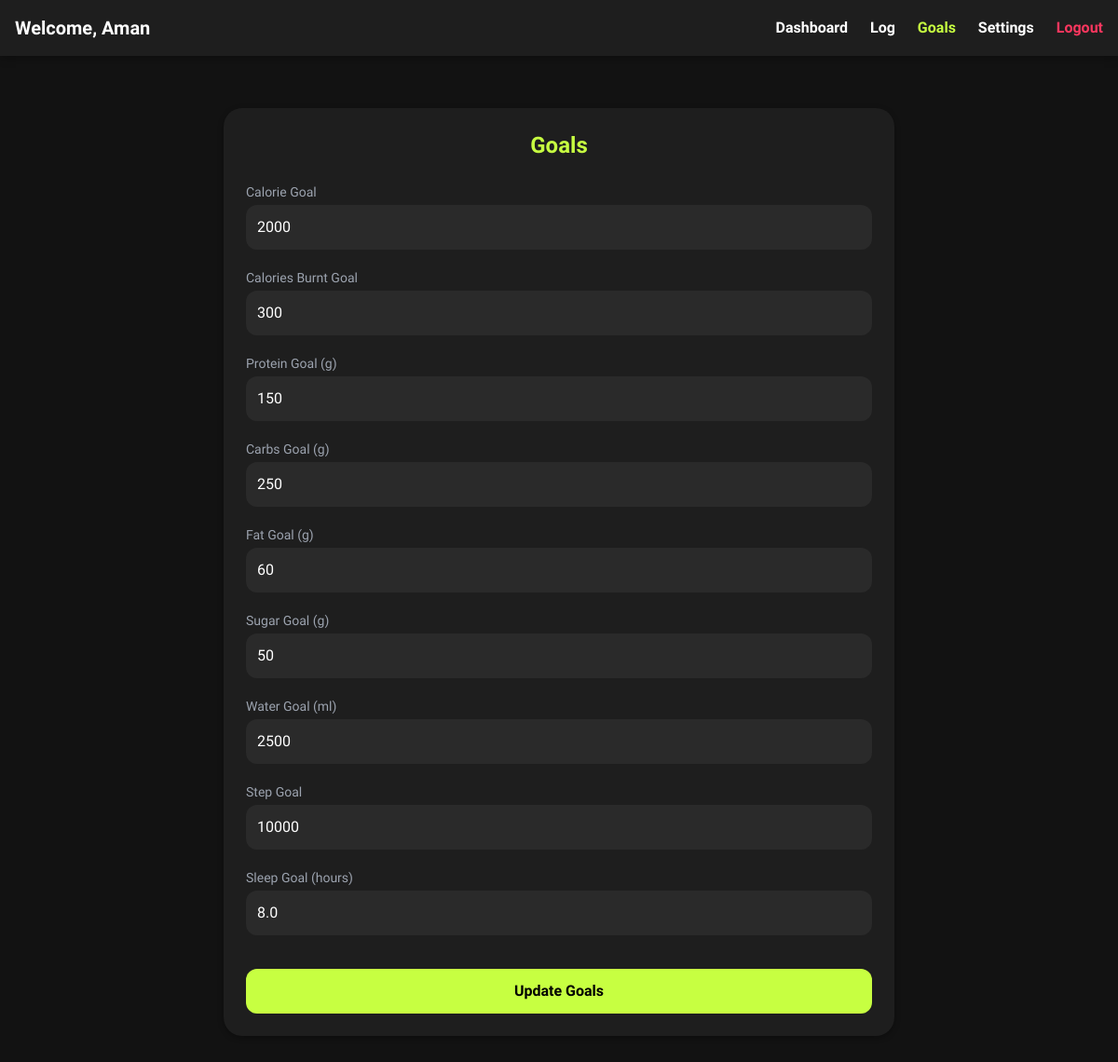
Page /goals (signed in) on the committed database.
### calorie_tracker/models.py (models this page shows, shortened)
class User(UserMixin, db.Model):
    id = db.Column(db.Integer, primary_key=True)
    username = db.Column(db.String(80), unique=True, nullable=False)
    profile_name = db.Column(db.String(120), nullable=True)
    email = db.Column(db.String(120), unique=True, nullable=False)
    password_hash = db.Column(db.String(150), nullable=False)
    date_of_birth = db.Column(db.Date, nullable=True)
    height_cm = db.Column(db.Float, nullable=True)
    weight_kg = db.Column(db.Float, nullable=True)
    gender = db.Column(db.String(10), nullable=True)
    activity_level = db.Column(db.String(50), nullable=False, default='sedentary')
    calorie_goal = db.Column(db.Integer, default=2000)
    protein_goal = db.Column(db.Integer, default=100)
    carbs_goal = db.Column(db.Integer, default=250)
    fat_goal = db.Column(db.Integer, default=60)
    sugar_goal = db.Column(db.Integer, default=50)
    water_goal = db.Column(db.Integer, default=2500)
    step_goal = db.Column(db.Integer, default=10000)
    sleep_goal = db.Column(db.Float, default=8.0)
    calories_burnt_goal = db.Column(db.Integer, default=300)

### calorie_tracker/routes/profile_routes.py (the view, shortened to what this page needs)
@profile_bp.route('/goals', methods=['GET', 'POST'])
@login_required
def goals():
    goals_form = GoalsForm(obj=current_user)
    selected_date = datetime.strptime(
        request.args.get('selected_date', date.today().strftime("%Y-%m-%d")), "%Y-%m-%d"
    ).date()
    weekly_dates = get_week_dates(selected_date)
    return render_template(
        'goals.html', title='Goals', goals_form=goals_form,
        selected_date=selected_date, weekly_dates=weekly_dates
    )

### calorie_tracker/forms.py
class GoalsForm(FlaskForm):
    calorie_goal = IntegerField('Calorie Goal', validators=[DataRequired(), NumberRange(min=0)])
    protein_goal = IntegerField('Protein Goal (g)', validators=[DataRequired(), NumberRange(min=0)])
    carbs_goal = IntegerField('Carbs Goal (g)', validators=[DataRequired(), NumberRange(min=0)])
    fat_goal = IntegerField('Fat Goal (g)', validators=[DataRequired(), NumberRange(min=0)])
    sugar_goal = IntegerField('Sugar Goal (g)', validators=[DataRequired(), NumberRange(min=0)])
    water_goal = IntegerField('Water Goal (ml)', validators=[DataRequired(), NumberRange(min=0)])
    step_goal = IntegerField('Step Goal', validators=[DataRequired(), NumberRange(min=0)])
    sleep_goal = FloatField('Sleep Goal (hours)', validators=[DataRequired(), NumberRange(min=0)])
    calories_burnt_goal = IntegerField('Calories Burnt Goal', validators=[DataRequired(), NumberRange(min=0)])
    submit_goals = SubmitField('Update Goals')

### calorie_tracker/__init__.py (called while the page is built)
def create_app():
    app = Flask(
        __name__,
        template_folder=os.path.join(os.path.dirname(__file__), 'templates'),
        static_folder=os.path.join(os.path.dirname(__file__), 'static')
    )
    app.config.from_object(Config)
    db.init_app(app)
    login_manager.init_app(app)
    migrate.init_app(app, db)
    login_manager.login_view = 'auth.login'
    from .routes import register_blueprints
    register_blueprints(app)
    @app.context_processor
    def inject_date():
        return {'date': date}
    with app.app_context():
        db.create_all()
    return app

### calorie_tracker/models.py (called while the page is built)
@login_manager.user_loader
def load_user(user_id):
    return User.query.get(int(user_id))

### calorie_tracker/utils.py (called while the page is built)
def get_week_dates(selected_date):
    start_of_week = selected_date - timedelta(days=(selected_date.weekday() + 1) % 7)
    return [start_of_week + timedelta(days=i) for i in range(7)]

### calorie_tracker/templates/goals.html (shortened to what this page needs)
{% extends "base.html" %}
{% block content %}
<div class="p-6 pb-24 mx-auto max-w-screen-md">
  <div class="card p-6">
    <h2 class="text-2xl font-bold mb-6 text-center accent-green">Goals</h2>
    <form action="{{ url_for('profile.goals') }}" method="POST">
      <div class="space-y-5">
        {% for field in [
            goals_form.calorie_goal,
            goals_form.calories_burnt_goal,
            goals_form.protein_goal,
            goals_form.carbs_goal,
            goals_form.fat_goal,
            goals_form.sugar_goal,
            goals_form.water_goal,
            goals_form.step_goal,
            goals_form.sleep_goal
          ] %}
        <div>
          {{ field.label(class="block text-sm font-medium mb-1 text-gray-400") }}
          {{ field(class="input-dark") }}
        </div>
        {% endfor %}
        <div class="pt-4">
          {{ goals_form.submit_goals(class="btn-primary") }}
        </div>
      </div>
    </form>
  </div>
</div>
{% endblock %}

### calorie_tracker/templates/base.html (shortened to what this page needs)
<!DOCTYPE html>
<html lang="en">
<head>
  <script src="https://cdn.tailwindcss.com"></script>
</head>
<body>
  <header class="p-4 flex flex-col md:flex-row justify-between items-center space-y-2 md:space-y-0 md:space-x-6">
    <div class="flex-1 text-center md:text-left text-xl font-bold">
      Welcome, {{ current_user.profile_name or current_user.username }}
    </div>
    <nav class="flex-1">
      <ul class="flex justify-center md:justify-end space-x-6 font-semibold">
        <li>
          <a href="{{ url_for('main.dashboard') }}"
             class="{% if title == 'Dashboard' %}active{% endif %}">Dashboard</a>
        </li>
        <li>
          <a href="{{ url_for('log.log_entry') }}"
             class="{% if title == 'Log' %}active{% endif %}">Log</a>
        </li>
        <li>
          <a href="{{ url_for('profile.goals') }}"
             class="{% if title == 'Goals' %}active{% endif %}">Goals</a>
        </li>
        <li>
          <a href="{{ url_for('profile.settings') }}"
             class="{% if title == 'Settings' %}active{% endif %}">Settings</a>
        </li>
        <li>
          <a href="{{ url_for('auth.logout') }}" class="text-red">Logout</a>
        </li>
      </ul>
    </nav>
  </header>
  <main>
    {% block content %}{% endblock %}
  </main>
</body>
</html>

### calorie_tracker/templates/base.html (style rules this page uses)
body { font-family: 'Inter Tight', sans-serif; background-color: #121212; color: #fff; }
.accent-green { color: #C7FF41; }
header { background-color: #1E1E1E; box-shadow: 0 2px 10px rgba(0, 0, 0, 0.3); }
header a { transition: color 0.2s ease, transform 0.2s ease; }
header a.active { color: #C7FF41; font-weight: 700; }
.text-red { color: #FF375F; }
main { max-width: 1200px; margin: 0 auto; padding: 2rem 1rem 4rem; }

### calorie_tracker/templates/goals.html (style rules this page uses)
body { font-family: 'Inter Tight', sans-serif; background-color: #121212; color: #fff; }
.card { background-color: #1E1E1E; border-radius: 1.25rem; box-shadow: 0 2px 6px rgba(0,0,0,0.3); transition: transform 0.2s ease, box-shadow 0.2s ease; }
.accent-green { color: #C7FF41; }
.input-dark { background-color: #2A2A2A; border: none; color: #fff; border-radius: 0.75rem; padding: 0.75rem; width: 100%; transition: background 0.2s, box-shadow 0.2s; }
.btn-primary { background-color: #C7FF41; color: #000; font-weight: 600; padding: 0.75rem 1rem; border-radius: 0.75rem; transition: background 0.2s; width: 100%; }
label { color: #bbb; font-weight: 500; }
h2 { font-size: 1.75rem; font-weight: 700; color: #fff; }

### rows in the picture
User: profile_name+username "Aman", calorie_goal "2000" "300" "150" "250" "60" "50" "2500" "10000" "8.0"

### other values in the picture
{{ field.label(class="block text-sm font-medium mb-1 text-gray-400") }} "Calorie Goal" "Calories Burnt Goal" "Protein Goal (g)" "Carbs Goal (g)" "Fat Goal (g)" "Sugar Goal (g)" "Water Goal (ml)" "Step Goal" "Sleep Goal (hours)"
